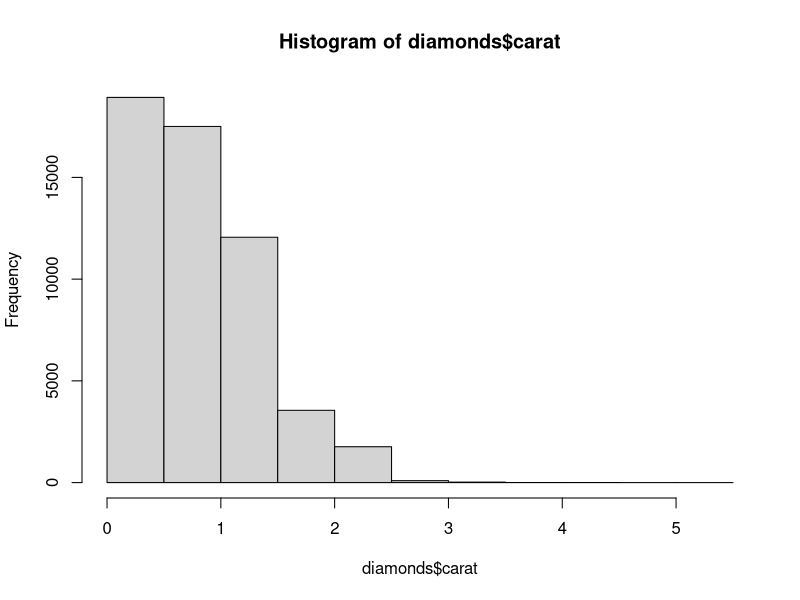
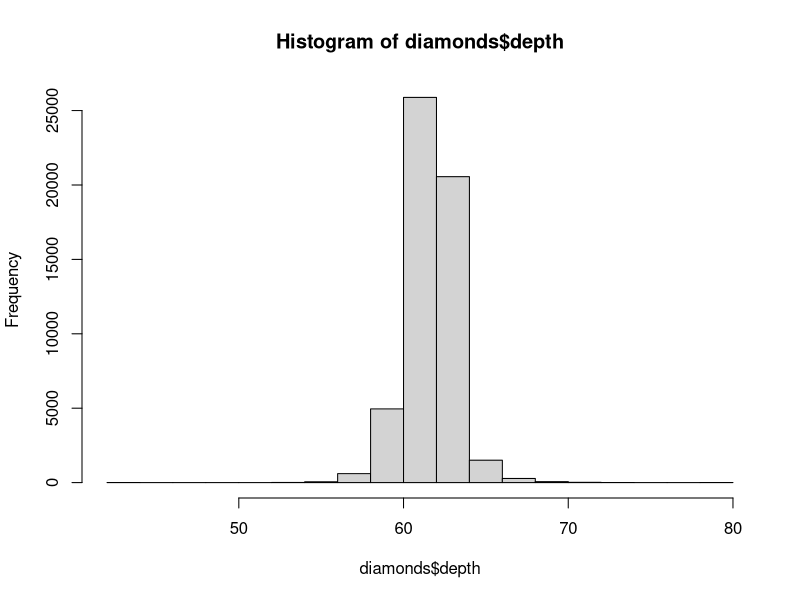
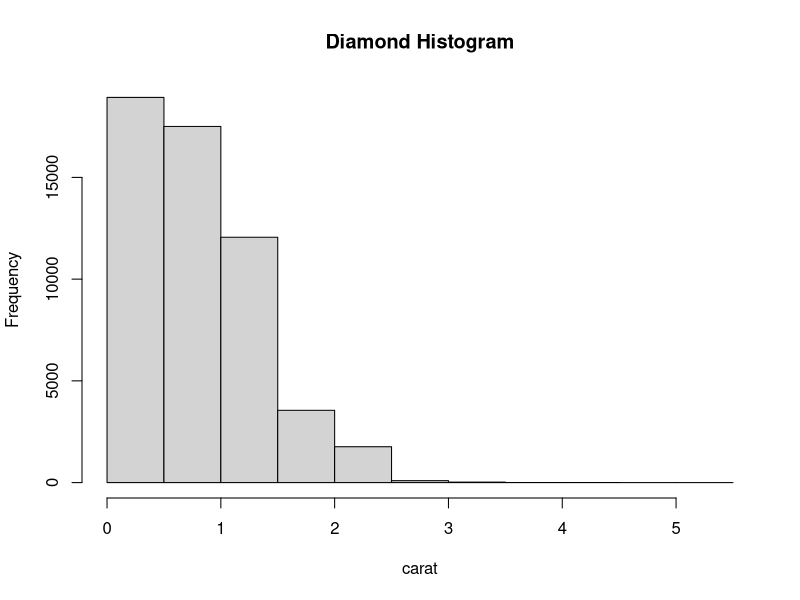
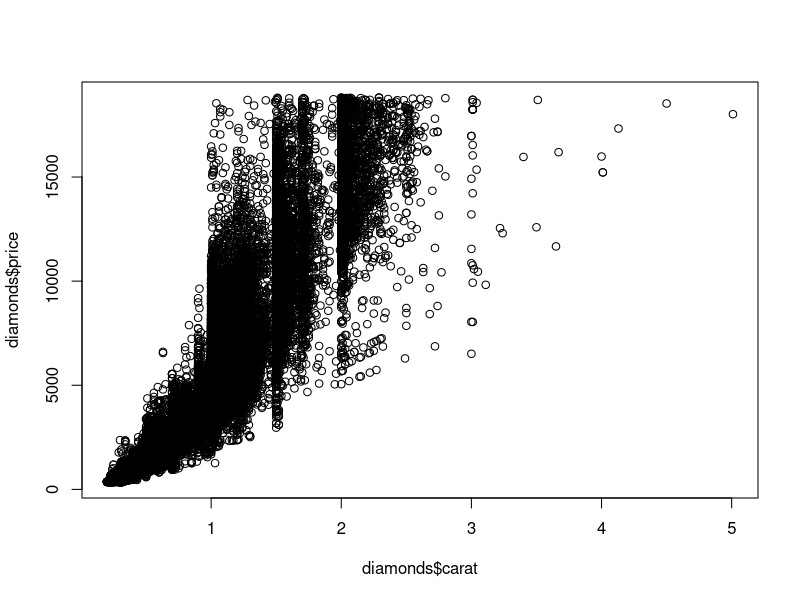

Recreate these plots in R, in order.
require("ggplot2")
data(diamonds)
head(diamonds)
hist(diamonds$carat)
hist(diamonds$depth)
hist(diamonds$carat, main="Diamond Histogram", xlab = "carat")
iris
plot(x =diamonds$carat, y = diamonds$price )
